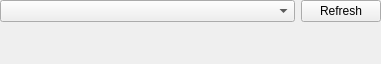
<?xml version="1.0" encoding="UTF-8"?>
<ui version="4.0">
 <class>OpenPGPEditWidget</class>
 <widget class="QWidget" name="OpenPGPEditWidget">
  <property name="geometry">
   <rect>
    <x>0</x>
    <y>0</y>
    <width>381</width>
    <height>64</height>
   </rect>
  </property>
  <layout class="QVBoxLayout" name="verticalLayout">
   <property name="leftMargin">
    <number>0</number>
   </property>
   <property name="topMargin">
    <number>0</number>
   </property>
   <property name="rightMargin">
    <number>0</number>
   </property>
   <property name="bottomMargin">
    <number>0</number>
   </property>
   <item>
    <layout class="QGridLayout" name="gridLayout_4">
     <property name="verticalSpacing">
      <number>0</number>
     </property>
     <item row="0" column="1">
      <widget class="QPushButton" name="buttonRefreshPGPKeys">
       <property name="text">
        <string>Refresh</string>
       </property>
      </widget>
     </item>
     <item row="0" column="0">
      <widget class="QComboBox" name="comboPGPKey">
       <property name="sizePolicy">
        <sizepolicy hsizetype="Expanding" vsizetype="Fixed">
         <horstretch>0</horstretch>
         <verstretch>0</verstretch>
        </sizepolicy>
       </property>
      </widget>
     </item>
    </layout>
   </item>
   <item>
    <spacer name="verticalSpacer">
     <property name="orientation">
      <enum>Qt::Vertical</enum>
     </property>
     <property name="sizeHint" stdset="0">
      <size>
       <width>20</width>
       <height>0</height>
      </size>
     </property>
    </spacer>
   </item>
  </layout>
 </widget>
 <tabstops>
  <tabstop>comboPGPKey</tabstop>
  <tabstop>buttonRefreshPGPKeys</tabstop>
 </tabstops>
 <resources/>
 <connections/>
</ui>
